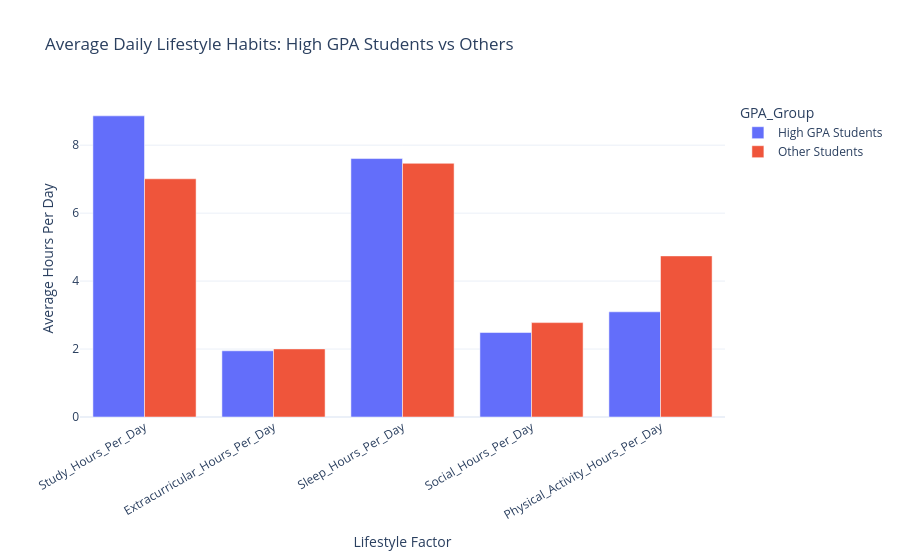

The code cell stored with this chart in its notebook:
### Code cell
#lifestyle balance of low vs high GPA
df["GPA_Group"] = np.where(df["GPA"] >= df["GPA"].quantile(0.75), "High GPA Students", "Other Students")

lifestyle_cols = [
    "Study_Hours_Per_Day",
    "Extracurricular_Hours_Per_Day",
    "Sleep_Hours_Per_Day",
    "Social_Hours_Per_Day",
    "Physical_Activity_Hours_Per_Day"
]

balance_df = df.groupby("GPA_Group")[lifestyle_cols].mean().reset_index()

balance_long = balance_df.melt(
    id_vars="GPA_Group",
    value_vars=lifestyle_cols,
    var_name="Lifestyle Factor",
    value_name="Average Hours Per Day"
)

fig3 = px.bar(
    balance_long,
    x="Lifestyle Factor",
    y="Average Hours Per Day",
    color="GPA_Group",
    barmode="group",
    title="Average Daily Lifestyle Habits: High GPA Students vs Others",
    template="plotly_white"
)

fig3.update_layout(xaxis_tickangle=-30)

fig3.show()

### Figure 1 — Plotly figure (JSON) as saved in the notebook; plotly's stock layout.template omitted (floating-point values rounded to 4 significant figures)
{"data": [{"alignmentgroup": "True", "hovertemplate": "GPA_Group=High GPA Students<br>Lifestyle Factor=%{x}<br>Average Hours Per Day=%{y}<extra></extra>", "legendgroup": "High GPA Students", "marker": {"color": "#636efa", "pattern": {"shape": ""}}, "name": "High GPA Students", "offsetgroup": "High GPA Students", "orientation": "v", "showlegend": true, "textposition": "auto", "type": "bar", "x": ["Study_Hours_Per_Day", "Extracurricular_Hours_Per_Day", "Sleep_Hours_Per_Day", "Social_Hours_Per_Day", "Physical_Activity_Hours_Per_Day"], "xaxis": "x", "y": [8.863, 1.948, 7.606, 2.486, 3.096], "yaxis": "y"}, {"alignmentgroup": "True", "hovertemplate": "GPA_Group=Other Students<br>Lifestyle Factor=%{x}<br>Average Hours Per Day=%{y}<extra></extra>", "legendgroup": "Other Students", "marker": {"color": "#EF553B", "pattern": {"shape": ""}}, "name": "Other Students", "offsetgroup": "Other Students", "orientation": "v", "showlegend": true, "textposition": "auto", "type": "bar", "x": ["Study_Hours_Per_Day", "Extracurricular_Hours_Per_Day", "Sleep_Hours_Per_Day", "Social_Hours_Per_Day", "Physical_Activity_Hours_Per_Day"], "xaxis": "x", "y": [7.011, 2.004, 7.466, 2.778, 4.741], "yaxis": "y"}], "layout": {"barmode": "group", "legend": {"title": {"text": "GPA_Group"}, "tracegroupgap": 0}, "title": {"text": "Average Daily Lifestyle Habits: High GPA Students vs Others"}, "xaxis": {"anchor": "y", "domain": [0, 1], "tickangle": -30, "title": {"text": "Lifestyle Factor"}}, "yaxis": {"anchor": "x", "domain": [0, 1], "title": {"text": "Average Hours Per Day"}}}}
